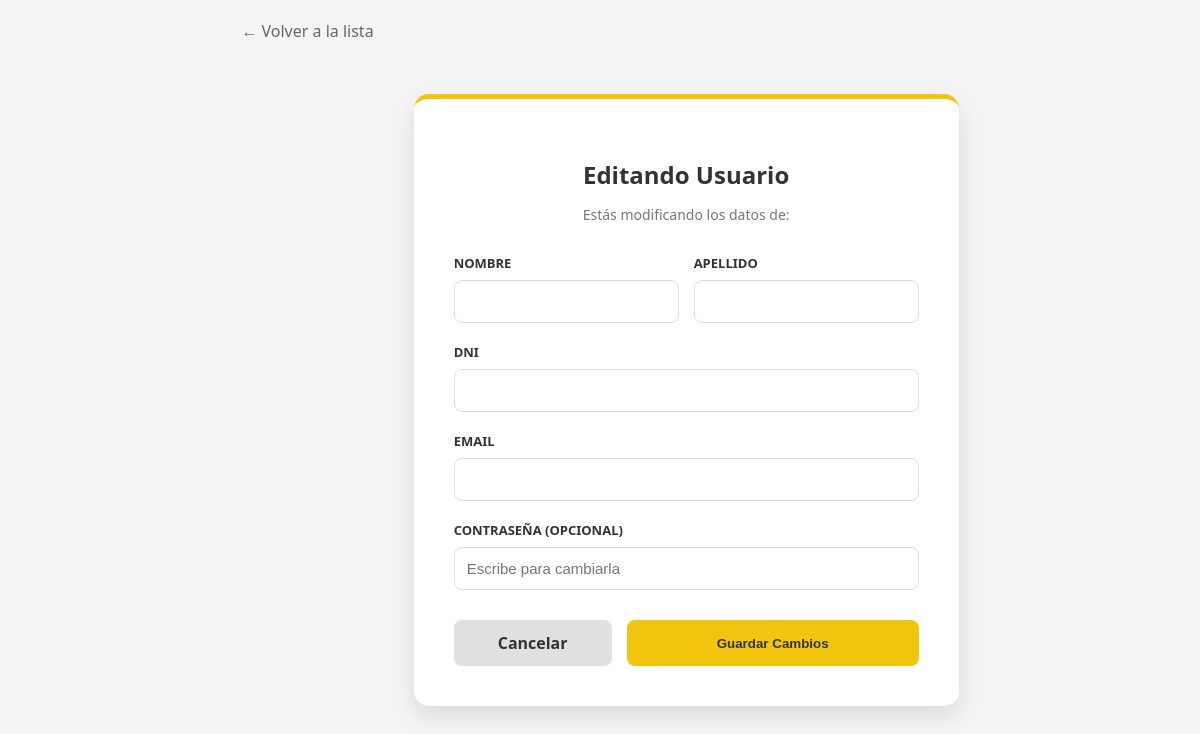
The app's page /admin/edit_user/usuarioPruebas (signed in), older data.
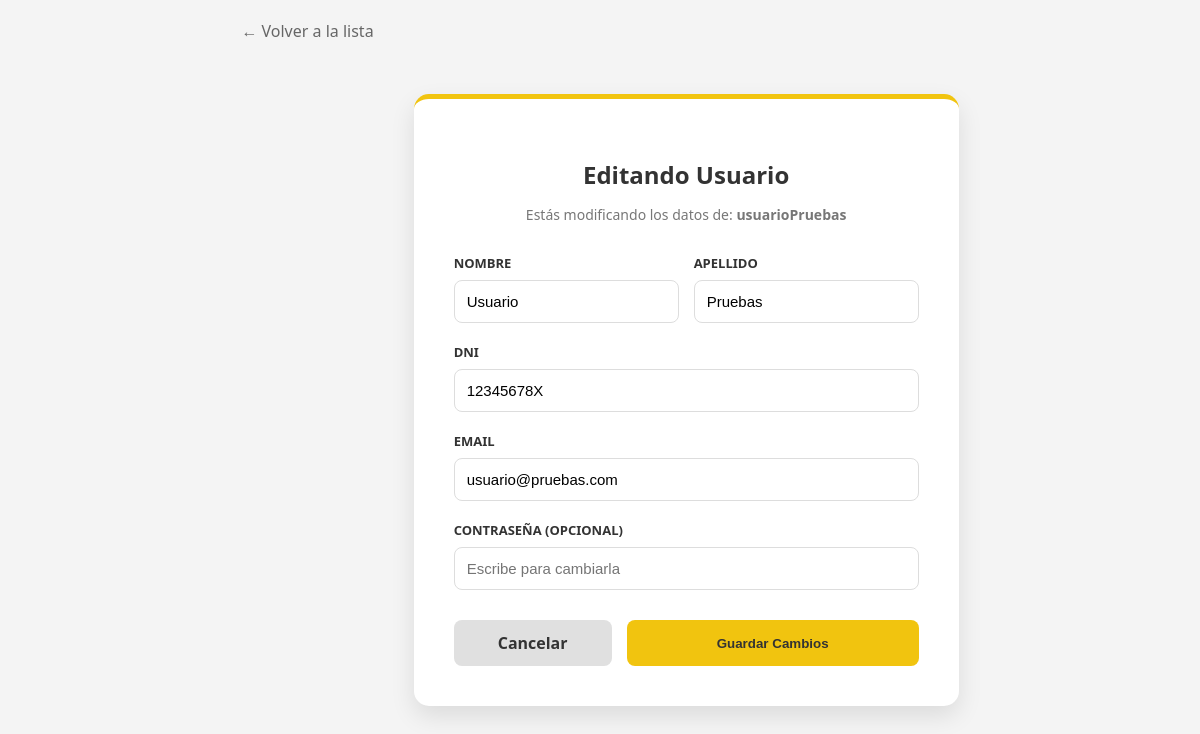
The same page, newer data.
### tables this page shows
CREATE TABLE Users (
    username VARCHAR(50) PRIMARY KEY,
    password VARCHAR(100), -- ¡Importante la coma al final!
    fav_pokemon INT,
    name VARCHAR(100),
    surname VARCHAR(100),
    dni VARCHAR(20) UNIQUE,
    email VARCHAR(100) UNIQUE,
    role VARCHAR(20)
);

### app/controller/ui/IU_Admin.py (the view, shortened to what this page needs)
    @bp.route('/edit_user/<username>', methods=['GET', 'POST'])
    def edit_user(username):
        if 'user' not in session or session.get('role') != 'ADMIN':
            return redirect(url_for('iu_mprincipal.login'))
        gestor = GestorBD()
        res = gestor.execSQL(f"SELECT * FROM Users WHERE username='{username}'")
        datos = {}
        if res.next():
            datos = {
                'username': res.getString('username'),
                'name': res.getString('name'),
                'surname': res.getString('surname'),
                'dni': res.getString('dni'),
                'email': res.getString('email')
            }
        return render_template('admin_edit_user.html', usuario=datos)

### app/database/GestorBD.py (called while the page is built)
    def crear_tablas_si_no_existen(self):
        print("Verificando integridad de las tablas...")
        try:
            with open('app/database/schema.sql', 'r') as f:
                schema = f.read()
            self.connection.executescript(schema)
            self.connection.commit()
        except Exception as e:
            print(f"Error al verificar/crear tablas: {e}")

    def execSQL(self, sql):
        cursor = self.connection.cursor()
        cursor.execute(sql)
        datos = cursor.fetchall()
        return ResultadoSQL(datos)

### app/database/ResultadoSQL.py (called while the page is built)
    def next(self):
        self.indice += 1
        return self.indice < len(self.datos)

    def getString(self, columna):
        return str(self.datos[self.indice][columna])

### app/templates/admin_edit_user.html (shortened to what this page needs)
<!DOCTYPE html>
<html lang="es">
<head>
    <link rel="stylesheet" href="{{ url_for('static', filename='css/style.css') }}">
</head>
<body style="background-color: #f4f4f4;">
    <div style="padding: 20px;">
        <a href="{{ url_for('iu_admin.users_list') }}" style="text-decoration: none; color: #666;">
            ← Volver a la lista
        </a>
    </div>
    <div class="profile-wrapper">
        <div class="profile-card" style="border-top: 5px solid #f1c40f;">
            <div class="profile-header">
                <h2>Editando Usuario</h2>
                <p>Estás modificando los datos de: <strong>{{ usuario.username }}</strong></p>
            </div>
            <form action="{{ url_for('iu_admin.edit_user', username=usuario.username) }}" method="POST">
                <div style="display: flex; gap: 15px;">
                    <div class="form-group" style="flex: 1;">
                        <label class="form-label">Nombre</label>
                        <input type="text" name="name" class="form-control" value="{{ usuario.name }}" required>
                    </div>
                    <div class="form-group" style="flex: 1;">
                        <label class="form-label">Apellido</label>
                        <input type="text" name="surname" class="form-control" value="{{ usuario.surname }}" required>
                    </div>
                </div>
                <div class="form-group">
                    <label class="form-label">DNI</label>
                    <input type="text" name="dni" class="form-control" value="{{ usuario.dni }}" required>
                </div>
                <div class="form-group">
                    <label class="form-label">Email</label>
                    <input type="email" name="email" class="form-control" value="{{ usuario.email }}" required>
                </div>
                <div class="form-group">
                    <label class="form-label">Contraseña (Opcional)</label>
                    <input type="password" name="password" class="form-control" placeholder="Escribe para cambiarla">
                </div>
                <div class="form-actions">
                    <a href="{{ url_for('iu_admin.users_list') }}" class="btn-cancel">Cancelar</a>
                    <button type="submit" class="btn-save" style="background-color: #f1c40f; color: #333;">Guardar Cambios</button>
                </div>
            </form>
        </div>
    </div>
</body>
</html>

Row changes from the older to the newer data that the page shows:
added Users: username "usuarioPruebas", name "Usuario", surname "Pruebas", dni "12345678X", email "usuario@pruebas.com"
